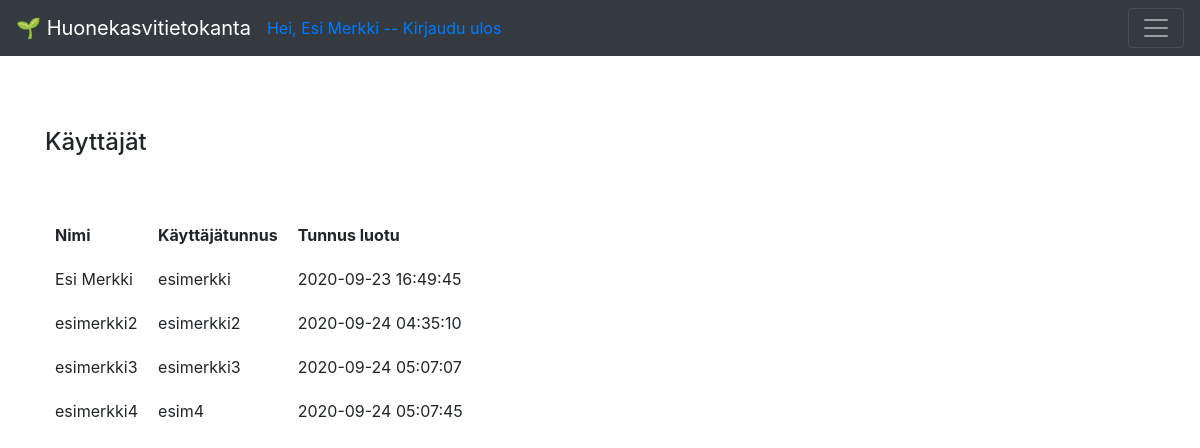
Screenshot of /auth (signed in) with the database file from the repository.
### application/auth/models.py (models this page shows, shortened)
class User(db.Model):
    __tablename__ = "account"
    id = db.Column(db.Integer, primary_key=True)
    date_created = db.Column(db.DateTime, default=db.func.current_timestamp())
    name = db.Column(db.String(144), nullable=False)
    username = db.Column(db.String(144), nullable=False, unique=True)
    password = db.Column(db.String(144), nullable=False)
    plants = db.relationship("Plant", backref='account', lazy=True)

### application/auth/views.py (the view)
@app.route("/auth", methods=["GET"])
@login_required(role="ANY")
def auth_index():
    return render_template("auth/list.html", auth = User.query.filter(User.id != 1).all())

### application/__init__.py (called while the page is built)
def login_required(role = "ANY"):
    def wrapper(fn):
        @wraps(fn)
        def decorated_view(*args, **kwargs):
            if not current_user:
                return login_manager.unauthorized()
            if not current_user.is_authenticated:
                return login_manager.unauthorized()
            unauthorized = False
            if not role == "ANY":
                unauthorized = True
                for user_role in current_user.userrole():
                    if user_role == role:
                        unauthorized = False
                        break
            if unauthorized:
                return login_manager.unauthorized()
            return fn(*args, **kwargs)
        return decorated_view
    return wrapper

@login_manager.user_loader
def load_user(user_id):
    return User.query.get(user_id)

### application/templates/auth/list.html (shortened to what this page needs)
{% extends "layout.html" %}
{% block body %}
<h4>Käyttäjät</h4>
<br>
<br>
<table cellpadding="20">
  <tr>
    <th>Nimi</th>
    <th>Käyttäjätunnus</th>
    <th>Tunnus luotu</th>
  </tr>
  {% for account in auth %}
  <tr>
    <td>{{ account.name }}</td>
    <td>{{ account.username }}</td>
    <td>{{ account.date_created }}</td>
  </tr>
  {% endfor %}
</table>
{% endblock %}

### application/templates/layout.html (shortened to what this page needs)
<!DOCTYPE html>
<html>
  <head>
    <link rel="stylesheet"
          href= "https://stackpath.bootstrapcdn.com/bootstrap/4.3.1/css/bootstrap.min.css">
  </head>
  <body>
<nav class="navbar navbar-dark bg-dark">
    <a class="navbar-brand" href="/">&#127793; Huonekasvitietokanta</a>
    {% if current_user.is_authenticated %}
        <a href="{{ url_for('auth_logout') }}">Hei, {{ current_user.name }} -- Kirjaudu ulos</a>
        {% else %}
        </li><a class= "nav-link" href="{{ url_for('auth_login') }}">Kirjaudu sisään</a>
        <a class="nav-link" href="{{ url_for('auth_new') }}">Luo tunnus</a>
        {% endif %}
    <button class="navbar-toggler ml-auto"
                type="button"
                data-toggle="collapse"
                data-target="#navbarSupportedContent1">
            <span class="navbar-toggler-icon my-toggler">
          </span>
        </button>
  </nav>
<main role="main" class="container">
    <br>
    <br>
    <br>
    {% block body %}{% endblock %}
  </body>
</html>

### application/templates/layout.html (style rules this page uses)
table, th, td { padding: 10px; }

### rows the page displays
User: name "Esi Merkki", username "esimerkki", date_created "2020-09-23 16:49:45"
User: name "esimerkki2", username "esimerkki2", date_created "2020-09-24 04:35:10"
User: name "esimerkki3", username "esimerkki3", date_created "2020-09-24 05:07:07"
User: name "esimerkki4", username "esim4", date_created "2020-09-24 05:07:45"
